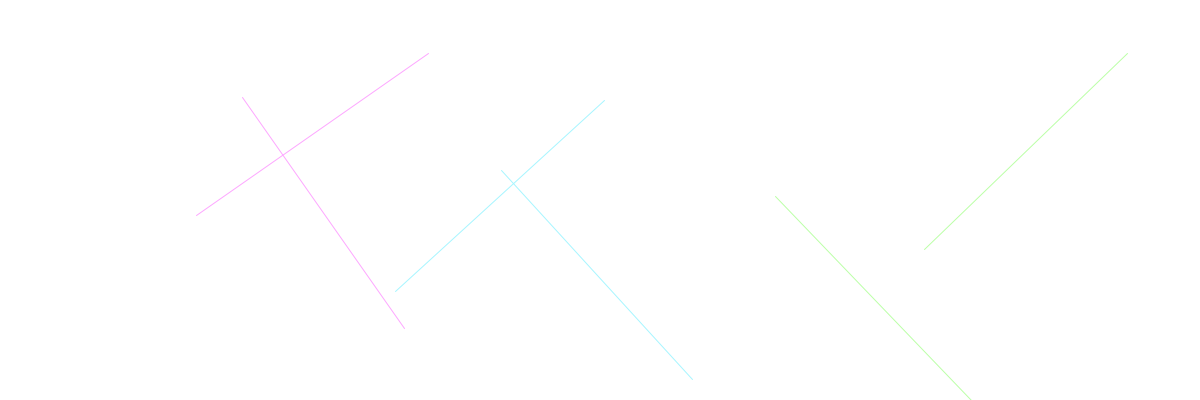
Frame 1 (no input)
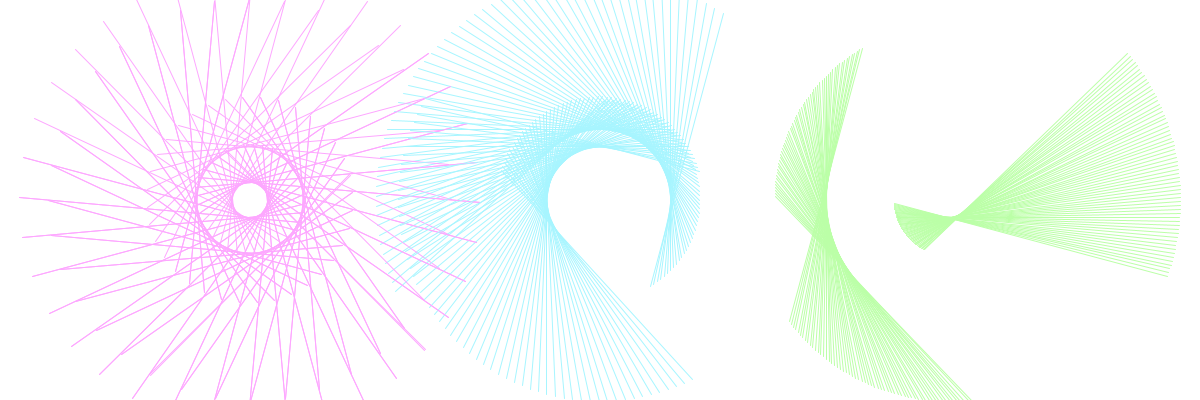
Frame 60 (the mouse pressed at the canvas centre just before this capture)
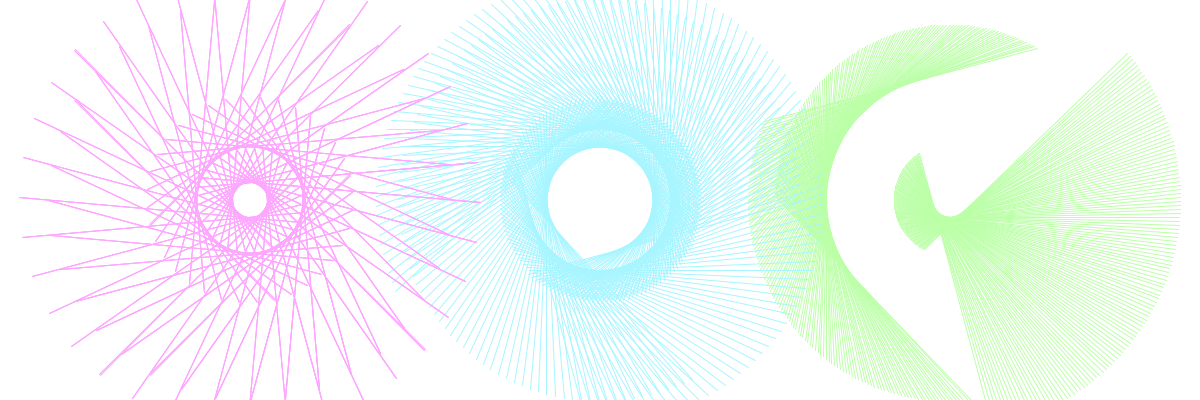
Frame 120 (the mouse held since frame 60 and released just before this capture)

The Processing sketch that drew these frames (run headless with seeded random() and noise(); from frame 60 on, the mouse is pressed at the canvas centre):

// Processing sketch: processing_111333
// ── processing_111333.pde

int xOne, yOne;
int xTwo, yTwo;
int xThree, yThree;
int xFour, yFour;

float deg, degTwo, degThree;

void setup() {
  size(1200,400);
  background (255);
  
  xOne = -100;
  yOne = -100;
  
  xTwo = -100;
  yTwo = 100;
  
  xThree = 100;
  yThree = -100;
  
  xFour = 100;
  yFour = 100;
  
  deg = 0.0;
  degTwo = 0.0;
  degThree = 0.0;
  
}
  void draw() {
//  background (255);
    
  pushMatrix();
  translate (250, height/2) ;  
  deg+=10.0;
  float rad = radians(deg);
  rotate (rad);
  smooth();
  stroke(253,167,255);
  line(xOne+75, yOne, xFour+75, yFour);
  line(xTwo+50, yTwo-75, xThree+50, yThree-75);
  popMatrix();
  
  
  pushMatrix();
  translate (600, height/2) ;  
  degTwo+=2.5;
  float radTwo = radians(degTwo);
  rotate (radTwo);
  smooth();
  stroke(167,245,255);
  line(xOne, yOne+75, xFour, yFour+75);
  line(xTwo-100, yTwo, xThree-100, yThree);
  popMatrix();
  
  pushMatrix();
  translate (950, height/2) ;  
  degThree+=1.0;
  float radThree = radians(degThree);
  rotate (radThree);
  smooth();
  stroke(187,255,167);
  line(xOne-75, yOne+100, xFour-75, yFour+100);
  line(xTwo+75, yTwo-50, xThree+75, yThree-50);
  popMatrix();

  
  }
